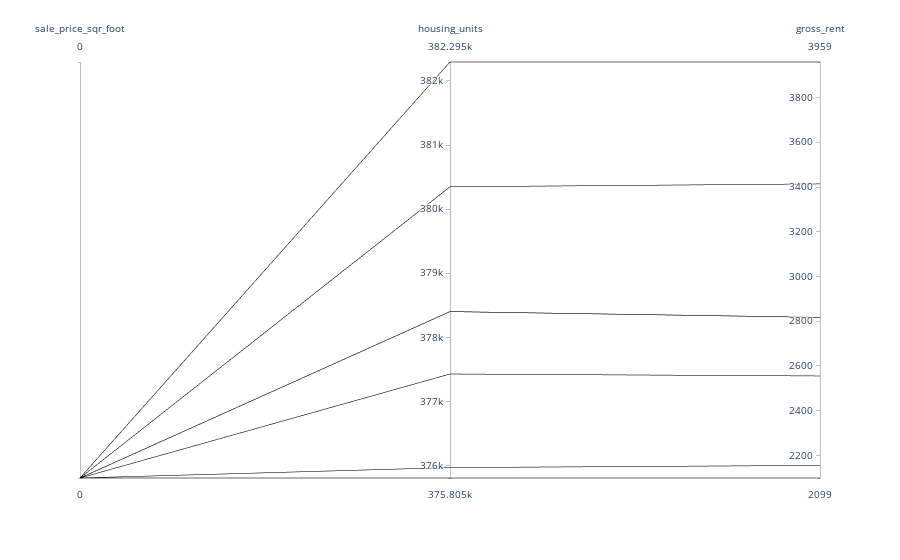

This figure's notebook cell:
### Code cell
# Create a Parallel Coordinates Plot
px.parallel_coordinates(multi_group_mean_plot, color='sale_price_sqr_foot')

### Figure 1 — Plotly figure (JSON) as saved in the notebook; plotly's stock layout.template omitted (floating-point values rounded to 4 significant figures)
{"data": [{"dimensions": [{"label": "sale_price_sqr_foot", "values": [null, null, null, null, null, null, null, null, null, null]}, {"label": "housing_units", "values": [377400.0, 380348, 376000.0, 378401, 382295, 378401, 378401, 378401, 378401, 375805]}, {"label": "gross_rent", "values": [2555.0, 3414, 2155.0, 2817.0, 3959, 2817.0, 2817.0, 2817.0, 2817.0, 2099]}], "domain": {"x": [0, 1], "y": [0, 1]}, "line": {"color": [null, null, null, null, null, null, null, null, null, null], "coloraxis": "coloraxis"}, "name": "", "type": "parcoords"}], "layout": {"autosize": true, "coloraxis": {"colorbar": {"title": {"text": "sale_price_sqr_foot"}}, "colorscale": [[0, "#0d0887"], [0.1111, "#46039f"], [0.2222, "#7201a8"], [0.3333, "#9c179e"], [0.4444, "#bd3786"], [0.5556, "#d8576b"], [0.6667, "#ed7953"], [0.7778, "#fb9f3a"], [0.8889, "#fdca26"], [1, "#f0f921"]]}, "legend": {"tracegroupgap": 0}, "margin": {"t": 60}}}
